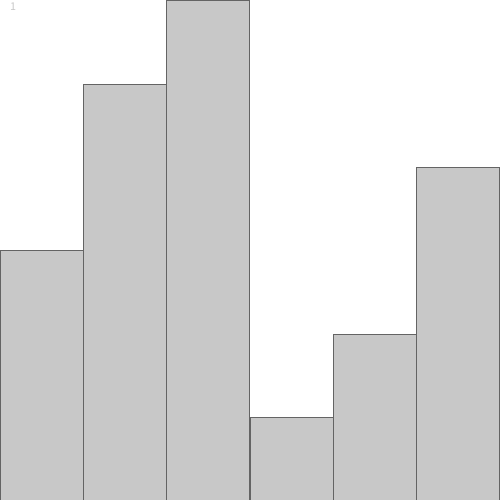
Frame 1 (no input)
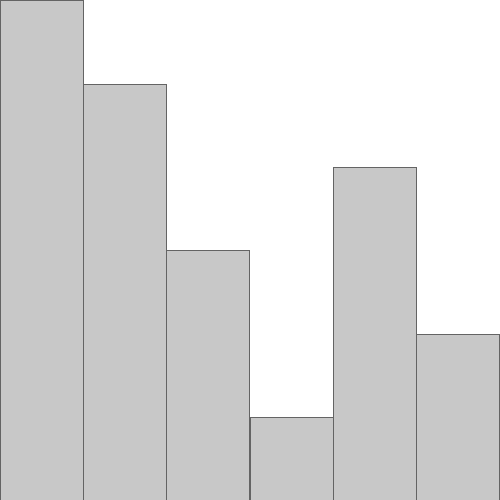
Frame 60 (the mouse pressed at the canvas centre just before this capture)
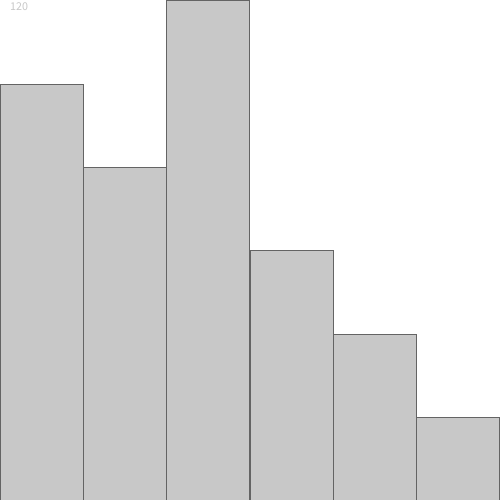
Frame 120 (the mouse held since frame 60 and released just before this capture)

The Processing sketch that drew these frames (run headless with seeded random() and noise(); from frame 60 on, the mouse is pressed at the canvas centre):

// Processing sketch: processing_99457
// ── processing_99457.pde

import java.util.Random;
import java.util.Arrays;

int n = 6;
int[] nums = new int[n];
int[] shuffled = new int[n];
int count = 0;

void setup() {
  size(500, 500);
  for (int i = 0; i < nums.length; i++) {
    nums[i] = i+1;
    shuffled[i] = i+1;
  }
  shuffleArray(shuffled);
}

void draw() {
  frameRate((float) (factorial(n-1)));
  background(255);
  fill(200);
  stroke(100);
  if(!Arrays.equals(nums, shuffled)){
    shuffleArray(shuffled);
    count++;
  }
  for (int i = 0; i < nums.length; i++) {
      pushMatrix();
      translate(i*width/n, height);
      rect(0, 0, width/n, -shuffled[i] * height/n);
      popMatrix();
  }
  text(count, 10, 10);
}

int factorial(int f) {
    return ((f == 0) ? 1 : f * factorial(f - 1)); 
}

void shuffleArray(int[] a) {
  int n = a.length;
  for (int i = 0; i < n; i++) {
    int change = i + (int) (Math.random() * (n - i));
    swap(a, i, change);
  }
}

void swap(int[] a, int i, int change) {
  int helper = a[i];
  a[i] = a[change];
  a[change] = helper;
}
